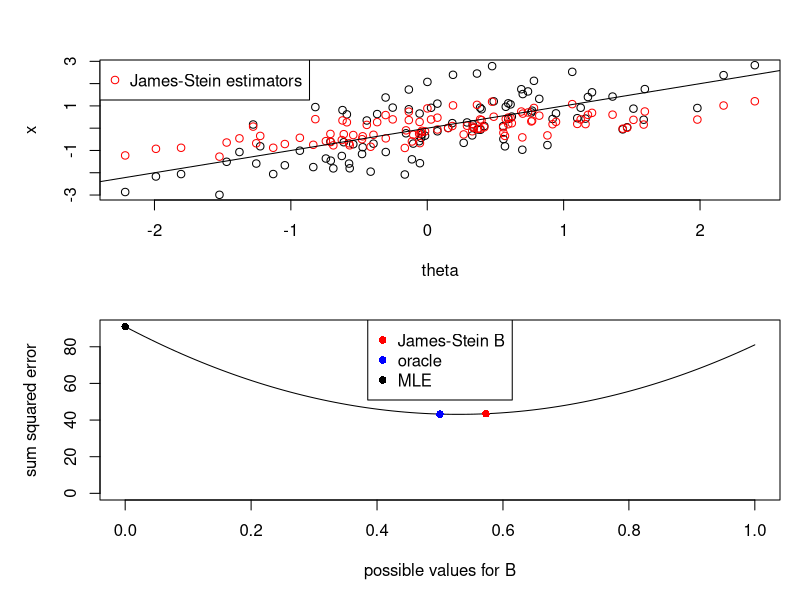

Here is the R script that generated this plot:
## ---- chunk 1
k <- 100
sigma.theta <- 1
plotJS <- function(k, sigma.theta) {
  theta <- rnorm(k, 0, sigma.theta)
  # oracle estimator: what if we knew sigma_theta^2,
  # which Efron and Morris denote as 'A'
  B.oracle <- 1/(1 + sigma.theta^2) 
  x <- rnorm(k, theta, 1)
  B <- (k - 2)/sum(x^2)
  eb <- (1 - B) * x
  oracle <- (1 - B.oracle) * x
  par(mfrow=c(2,1), mar=c(5,5,3,1))
  plot(theta, x)
  points(theta, eb, col="red")
  abline(0,1)
  legend("topleft","James-Stein estimators",col="red",pch=1)
  s <- seq(from=0,to=1,length=100)
  par(mar=c(5,5,1,1))
  sse.f <- function(b) sum((theta - (1 - b)*x)^2)
  sse <- sapply(s, sse.f)
  plot(s, sse, ylim=c(0, max(sse)), type="l",
       xlab="possible values for B", ylab="sum squared error")
  points(B, sum((theta - eb)^2), col="red", pch=16)
  points(B.oracle, sum((theta - oracle)^2), col="blue", pch=16)
  points(0, sse[1], col="black", pch=16)
  legend("top",c("James-Stein B","oracle","MLE"), col=c("red","blue","black"), pch=16)
}
set.seed(1)
plotJS(k, sigma.theta)
